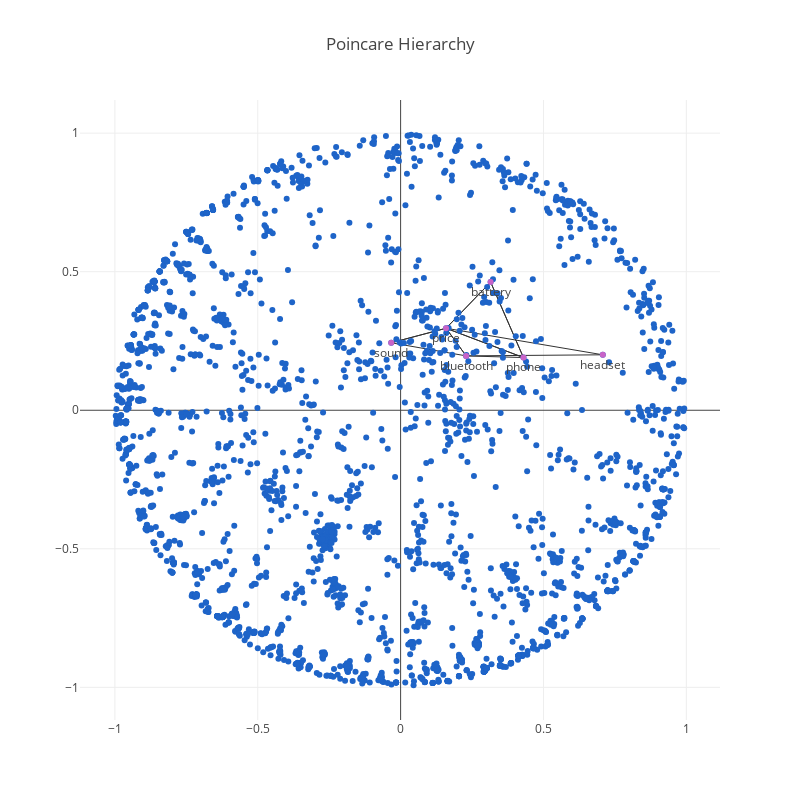

Notebook code cell kept with this figure:
### Code cell
iplot(fig, filename='poincare_viz_with_conceptnet_relations.png')

### Figure 1 — Plotly figure (JSON) as saved in the notebook; plotly's stock layout.template omitted (floating-point values rounded to 4 significant figures; data arrays with more than 128 entries replaced by an {"elided": "..."} marker saying what was removed)
{"data": [{"hoverinfo": false, "line": {"color": "rgb(50,50,50)", "width": 1}, "mode": "line", "type": "scatter", "x": [0.1591, 0.315, null, 0.1591, 0.7076, null, 0.315, 0.4299, null, 0.1591, 0.2293, null, 0.1591, 0.1591, null, 0.2293, 0.1591, null, 0.4299, 0.4299, null, 0.1591, -0.03285, null, 0.2293, -0.03285, null, -0.03285, 0.1591, null, 0.7076, 0.2293, null, 0.315, 0.315, null, 0.4299, 0.315, null, 0.1591, 0.4299, null, 0.4299, 0.2293, null, 0.4299, 0.1591, null, -0.03285, -0.03285, null, 0.315, 0.1591, null, 0.7076, 0.7076, null], "y": [0.2959, 0.4624, null, 0.2959, 0.2001, null, 0.4624, 0.1902, null, 0.2959, 0.1962, null, 0.2959, 0.2959, null, 0.1962, 0.2959, null, 0.1902, 0.1902, null, 0.2959, 0.2435, null, 0.1962, 0.2435, null, 0.2435, 0.2959, null, 0.2001, 0.1962, null, 0.4624, 0.4624, null, 0.1902, 0.4624, null, 0.2959, 0.1902, null, 0.1902, 0.1962, null, 0.1902, 0.2959, null, 0.2435, 0.2435, null, 0.4624, 0.2959, null, 0.2001, 0.2001, null]}, {"marker": {"color": "rgb(30, 100, 200)"}, "mode": "markers", "text": {"elided": "2707 str values"}, "textposition": "bottom", "type": "scatter", "x": {"elided": "2707 float values"}, "y": {"elided": "2707 float values"}}, {"marker": {"color": "rgb(200, 100, 200)"}, "mode": "markers+text", "text": ["phone", "battery", "sound", "bluetooth", "headset", "price"], "textposition": "bottom", "type": "scatter", "x": [0.4299, 0.315, -0.03285, 0.2293, 0.7076, 0.1591], "y": [0.1902, 0.4624, 0.2435, 0.1962, 0.2001, 0.2959]}], "layout": {"height": 800, "hovermode": "closest", "showlegend": false, "title": "Poincare Hierarchy", "width": 800}}
